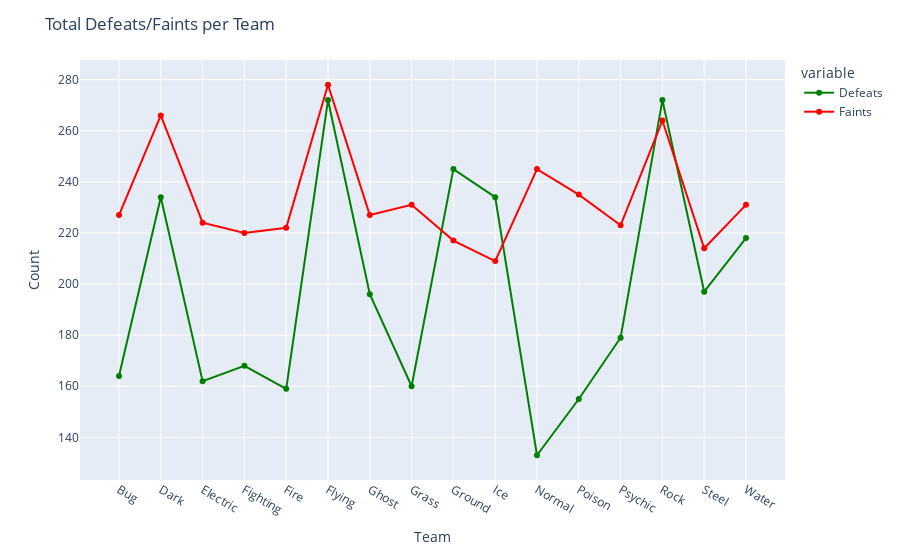

Source (notebook cell):
### Markdown cell above
Display total defeats/faints per team

### Code cell
# Get total defeats/faints from each team
df_group = df_pkmn.groupby('Team').agg(
    Defeats=('Defeats', 'sum'),
    Faints=('Faints', 'sum')
).reset_index()
# Display in line graph using Matplotlib
plt.plot(df_group['Team'], df_group['Defeats'], color='green', label='Defeats', marker='o')
plt.plot(df_group['Team'], df_group['Faints'], color='red', label='Faints', marker='o')
plt.title('Total Defeats/Faints per Team')
plt.xlabel('Team')
plt.ylabel('Count')
plt.xticks(rotation=90)
plt.legend()
plt.show()
# Display in line graph using Plotly
fig = px.line(df_group, x='Team', y=['Defeats', 'Faints'], 
              color_discrete_map={'Defeats': 'green', 'Faints': 'red'}, 
              markers=True)
# Set labels and title
fig.update_layout(title='Total Defeats/Faints per Team', xaxis_title='Team', yaxis_title='Count')
fig.show()

### Figure 1 — Plotly figure (JSON) as saved in the notebook; plotly's stock layout.template omitted (floating-point values rounded to 4 significant figures)
{"data": [{"hovertemplate": "variable=Defeats<br>Team=%{x}<br>value=%{y}<extra></extra>", "legendgroup": "Defeats", "line": {"color": "green", "dash": "solid"}, "marker": {"symbol": "circle"}, "mode": "lines+markers", "name": "Defeats", "orientation": "v", "showlegend": true, "type": "scatter", "x": ["Bug", "Dark", "Electric", "Fighting", "Fire", "Flying", "Ghost", "Grass", "Ground", "Ice", "Normal", "Poison", "Psychic", "Rock", "Steel", "Water"], "xaxis": "x", "y": [164, 234, 162, 168, 159, 272, 196, 160, 245, 234, 133, 155, 179, 272, 197, 218], "yaxis": "y"}, {"hovertemplate": "variable=Faints<br>Team=%{x}<br>value=%{y}<extra></extra>", "legendgroup": "Faints", "line": {"color": "red", "dash": "solid"}, "marker": {"symbol": "circle"}, "mode": "lines+markers", "name": "Faints", "orientation": "v", "showlegend": true, "type": "scatter", "x": ["Bug", "Dark", "Electric", "Fighting", "Fire", "Flying", "Ghost", "Grass", "Ground", "Ice", "Normal", "Poison", "Psychic", "Rock", "Steel", "Water"], "xaxis": "x", "y": [227, 266, 224, 220, 222, 278, 227, 231, 217, 209, 245, 235, 223, 264, 214, 231], "yaxis": "y"}], "layout": {"legend": {"title": {"text": "variable"}, "tracegroupgap": 0}, "margin": {"t": 60}, "title": {"text": "Total Defeats/Faints per Team"}, "xaxis": {"anchor": "y", "domain": [0, 1], "title": {"text": "Team"}}, "yaxis": {"anchor": "x", "domain": [0, 1], "title": {"text": "Count"}}}}
